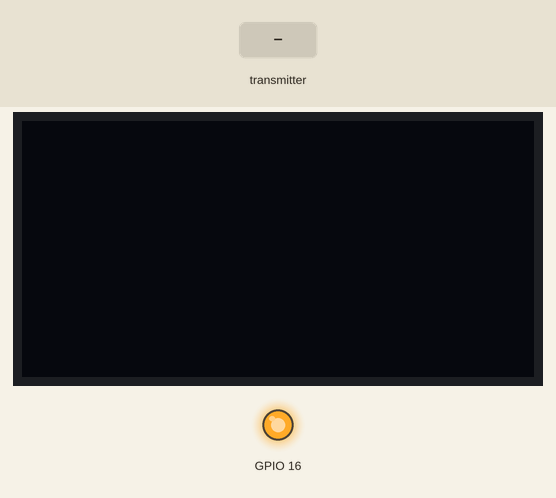
Simulated run of this sketch. Board: ESP32. On the bench: 128×64 one-colour display, output pins drawn as LEDs (lit = HIGH). The inputs (shaded band) are chosen by the test bench.

Above: at 1.2 s.
1.3 s: the transmitter starts sending temp = 0
At 2.5 s:
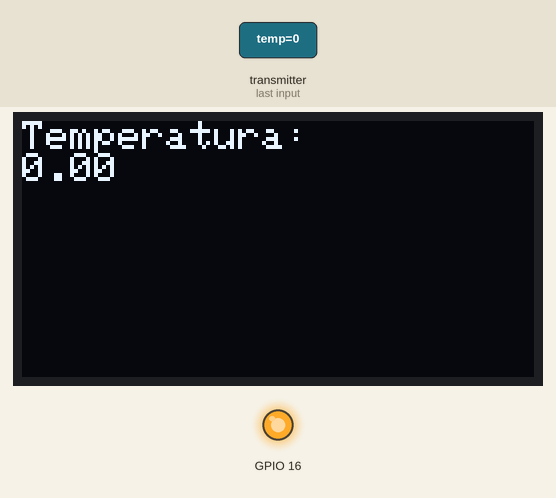
Timing chart, 0 to 4.3 s (numbered marks = the images above; inputs shaded):
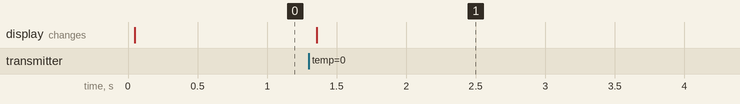

Measured:
- after the input at 1.3 s, the display: changes after 0.06 s (image 1)

The sketch:

Codigo_Nodo_Receptor_1.ino
```cpp
// (licence header left out)
#include <esp_now.h>
#include <WiFi.h>
#include <Wire.h>
#include <Adafruit_GFX.h>
#include <Adafruit_SSD1306.h>

#define SCREEN_WIDTH 128
#define SCREEN_HEIGHT 64
#define OLED_RESET 16
#define SCREEN_ADDRESS 0x3C

// MAC del nodo central
uint8_t direccionNodoCentral[] = {0x78, 0x21, 0x84, 0x98, 0x1b, 0x84};

// MAC del otro receptor
uint8_t direccionOtroReceptor[] = {0x78, 0xe3, 0x6d, 0x11, 0xbb, 0x38};

Adafruit_SSD1306 display(SCREEN_WIDTH, SCREEN_HEIGHT, &Wire, OLED_RESET);

typedef struct mensaje {
  float temp;
  int id;
} mensaje;

mensaje datos;

esp_now_peer_info_t peerCentral;
esp_now_peer_info_t peerOtroReceptor;

int ultimoIDMostrado = -1;

void datosenviados(const uint8_t *direccionMAC, esp_now_send_status_t estado) {
  Serial.print("\r\nEstado de envío del último paquete:\t");
  Serial.println(estado == ESP_NOW_SEND_SUCCESS ? "Entrega exitosa" : "Entrega fallida");
}

void mostrarTemperatura(float temp) {
  display.clearDisplay();
  display.setCursor(0, 0);

  if (temp < 30) {
    display.println("Temperatura:");
    display.println(temp);
  }
  else if (temp < 35) {
    display.println("Alerta, subida");
    display.println("de temperatura.");
    display.println("Temperatura:");
    display.println(temp);
  }
  else {
    display.println("Peligro,");
    display.println("Alerta Roja.");
    display.println("Temperatura:");
    display.println(temp);
  }

  display.display();
}

void datosrecv(const esp_now_recv_info_t *info, const uint8_t *incomingData, int len) {
  memcpy(&datos, incomingData, sizeof(datos));

  bool vieneDelCentral = memcmp(info->src_addr, direccionNodoCentral, 6) == 0;
  bool vieneDelOtroReceptor = memcmp(info->src_addr, direccionOtroReceptor, 6) == 0;

  // Solo mostramos si este mensaje no se había mostrado antes
  if (datos.id != ultimoIDMostrado) {
    mostrarTemperatura(datos.temp);
    ultimoIDMostrado = datos.id;
  }

  // Si el mensaje viene del nodo central, lo reenviamos al otro receptor
  if (vieneDelCentral) {
    esp_now_send(direccionOtroReceptor, (uint8_t*) &datos, sizeof(datos));
    display.println("Mensaje del nodo central recibido");
    display.display();
  }

  // Tanto si viene del central como del otro receptor, se devuelve confirmación al nodo central
  if (vieneDelCentral || vieneDelOtroReceptor) {
    esp_now_send(direccionNodoCentral, (uint8_t*) &datos, sizeof(datos));
  }

  if(vieneDelOtroReceptor){
    display.println("Mensaje del nodo repetidor recibido");
    display.display();
  }
}

void setup() {
  Serial.begin(115200);

  Wire.begin(4, 15);
  pinMode(16, OUTPUT);
  digitalWrite(16, LOW);
  delay(50);
  digitalWrite(16, HIGH);

  if (!display.begin(SSD1306_SWITCHCAPVCC, SCREEN_ADDRESS)) {
    Serial.println("SSD1306 falló");
    while (true);
  }

  display.clearDisplay();
  display.setTextSize(1);
  display.setTextColor(SSD1306_WHITE);
  display.setCursor(0, 0);

  WiFi.mode(WIFI_STA);

  if (esp_now_init() != ESP_OK) {
    display.println("Error initializing ESP-NOW");
    display.display();
    return;
  }

  esp_now_register_recv_cb(datosrecv);
  esp_now_register_send_cb(esp_now_send_cb_t(datosenviados));

  // Añadimos nodo central
  memset(&peerCentral, 0, sizeof(peerCentral));
  memcpy(peerCentral.peer_addr, direccionNodoCentral, 6);
  peerCentral.channel = 0;
  peerCentral.encrypt = false;

  if (esp_now_add_peer(&peerCentral) != ESP_OK) {
    Serial.println("Fallo al añadir nodo central");
    return;
  }

  // Añadimos otro receptor
  memset(&peerOtroReceptor, 0, sizeof(peerOtroReceptor));
  memcpy(peerOtroReceptor.peer_addr, direccionOtroReceptor, 6);
  peerOtroReceptor.channel = 0;
  peerOtroReceptor.encrypt = false;

  if (esp_now_add_peer(&peerOtroReceptor) != ESP_OK) {
    Serial.println("Fallo al añadir otro receptor");
    return;
  }
}

void loop() {

}
```
